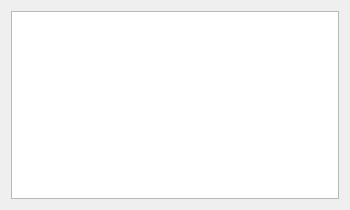
<?xml version="1.0" encoding="UTF-8"?>
<ui version="4.0" stdsetdef="1">
  <author></author>
  <comment></comment>
  <exportmacro></exportmacro>
  <class>PrefColorLayout</class>
  <widget class="QWidget" name="PrefColorLayout">
    <property name="geometry">
      <rect>
        <x>0</x>
        <y>0</y>
        <width>350</width>
        <height>210</height>
      </rect>
    </property>
    <property name="windowTitle">
      <string>Form4</string>
    </property>
    <layout class="QHBoxLayout">
      <item>
        <widget class="QTreeView" name="m_pList">
          <column>
            <property name="text">
              <string>GUI Element</string>
            </property>
            <property name="clickable">
              <bool>true</bool>
            </property>
            <property name="resizable">
              <bool>true</bool>
            </property>
          </column>
          <column>
            <property name="text">
              <string>Colour</string>
            </property>
            <property name="clickable">
              <bool>true</bool>
            </property>
            <property name="resizable">
              <bool>false</bool>
            </property>
          </column>
        </widget>
      </item>
    </layout>
  </widget>
  <layoutdefault spacing="6" margin="11"/>
  <pixmapfunction>qPixmapFromMimeSource</pixmapfunction>
  <connections>
    <connection>
      <sender>m_pList</sender>
      <signal>activated(const QModelIndex)</signal>
      <receiver>PrefColorLayout</receiver>
      <slot>slotItemSelected(const QModelIndex)</slot>
    </connection>
  </connections>
</ui>
